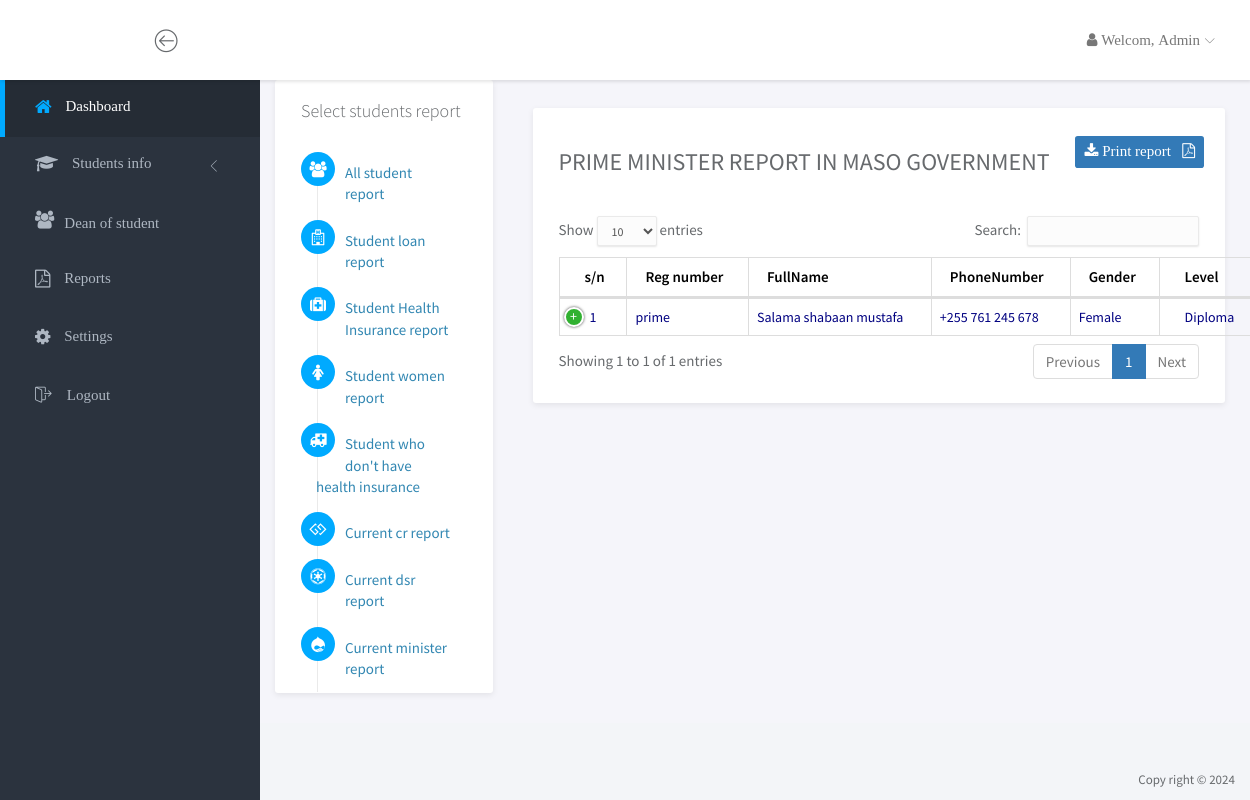
/dash_admin/pages/report-all-c-prime.php (signed in), run on the app's committed database.
### tables this page shows
CREATE TABLE `selectedleader` (
  `LeaderID` int(11) NOT NULL,
  `RegNo` varchar(50) NOT NULL,
  `Possition` varchar(50) DEFAULT NULL,
  `ElectedYear` varchar(50) NOT NULL,
  `Status` varchar(50) DEFAULT NULL
);

CREATE TABLE `student` (
  `RegNo` varchar(50) NOT NULL,
  `FirstName` varchar(50) NOT NULL,
  `MiddleName` varchar(50) NOT NULL,
  `LastName` varchar(50) NOT NULL,
  `Gender` char(8) NOT NULL,
  `PhoneNumber` varchar(50) NOT NULL,
  `AcademicYear` varchar(50) NOT NULL,
  `Semister` varchar(50) NOT NULL,
  `Level` varchar(50) NOT NULL,
  `HealthInfo` varchar(50) DEFAULT NULL,
  `ProfilePicture` varchar(255) NOT NULL,
  `StudentStatus` varchar(50) NOT NULL
);

### dash_admin/pages/report-all-c-prime.php (the view, shortened to what this page needs)
<?php
		include 'dashbroad.php';
		include '../include/header_dataTables.php';
?>
<div id="wrapper">
	<div class="main">
			<div class="container-fluid">
				<div class="row">
					<div class="col-md-3">
						<div class="panel">
							<div class="panel-heading">
								<h3 class="panel-title">Select students report</h3>
							</div>
							<div class="panel-body" style="max-height: 550px; overflow-y: auto;">
									<ul class="list-unstyled activity-timeline nav nav-bg-cl">
										<li  style="margin-bottom : 5px;">
											<i class="fa fa-group activity-icon"></i>
											<a href="report-all-std.php">All student report</a>
										</li>
										<li  style="margin-bottom : 5px;">
											<i class="fa fa-hospital-o activity-icon"></i>
											<a href="report-all-loan.php" >Student loan report</a>
										</li>
										<li  style="margin-bottom : 5px;">
											<i class="fa fa-medkit activity-icon"></i>
											<a href="report-all-health.php">Student Health Insurance report</a>
										</li>
										<li  style="margin-bottom : 5px;">
											<i class="fa fa-female activity-icon"></i>
											<a href="report-all-women.php">Student women report</a>
										</li>
										<li  style="margin-bottom : 5px;">
											<i class="fa fa-ambulance activity-icon"></i>
											<a href="report-all-no-health.php" >Student who don't have health insurance</a>
										</li>
										<li  style="margin-bottom : 5px;">
											<i class="fa fa-gg activity-icon"></i>
											<a href="report-all-c-cr.php" >Current cr report</a>
										</li>
										<li  style="margin-bottom : 5px;">
											<i class="fa fa-ge activity-icon"></i>
											<a href="report-all-c-dsr.php" >Current dsr report</a>
										</li>
										<li  style="margin-bottom : 5px;">
											<i class="fa fa-drupal activity-icon"></i>
											<a href="report-all-c-minister.php" >Current minister report</a>
										</li>
									</ul>
							</div>
						</div>
					</div>
					<div class="col-md-9">
						<div class="main-content">
							<div class="panel">
								<div class="panel-heading">
									<div class="right">
										<span class="label label-primary" style="padding: 9px;">
											<a href="report_prime.php?ID=0" target="_blank" style="color:white; font-size: 15px" class="fa fa-download"> Print report &nbsp; <i class="fa fa-file-pdf-o"></i></a>
										</span>
									</div>
									<h3>PRIME MINISTER REPORT IN MASO GOVERNMENT</h3>
								</div>
								<div class="panel-body">
									<table class="table  table-bordered table-hover" id="dataTables-example" >
										<thead>
											<tr style="color: black; text-align: center;">
												<th>s/n</th>
												<th>Reg number</th>
												<th>FullName</th>
												<th>PhoneNumber</th>
												<th>Gender</th>
												<th>Level</th>
											</tr>
										</thead>
										<tbody>
											<?php
												$no = 1;
												$seleader =mysqli_query($con,"select student .* , selectedleader .* from student , selectedleader where student.RegNo = selectedleader.RegNo && StudentStatus='Enable'");
												while ($leaderow=mysqli_fetch_array($seleader))
												{
													$selemini=mysqli_query($con,"select * from minister where LeaderID = '".$leaderow['LeaderID']."' && MinisterPossition='Prime minister'");
													while ($minirow=mysqli_fetch_array($selemini))
													{
														$query=mysqli_query($con,"select student .* , selectedleader .* from student , selectedleader where student.RegNo = selectedleader.RegNo && LeaderID = '".$leaderow['LeaderID']."'");
														while ($row=mysqli_fetch_array($query))
														{
											?>
															<tr style="color: #000080; font-size: 14px;">
																<td><?php echo $no ?></td>
																<td><?php echo $row['RegNo']; ?></td>
																<td><?php echo $row['FirstName']." ".$row['MiddleName']." ".$row['LastName']; ?></td>
																<td><?php echo $row['PhoneNumber']; ?></td>
																<td><?php echo $row['Gender']; ?> </td>
																<td><?php echo $row['Level']; ?></td>
															</tr>
											<?php
															$no = $no + 1;
														}
													}
												}
											?>
										</tbody>
									</table>
								</div>
							</div>
						</div>
					</div>
				</div>
			</div>
	</div>
</div>
<?php
	include '../include/footer_dataTables.php';
?>

### assets/css/main.css (style rules this page uses)
html { position: relative; min-height: 100%; }
body { background-color: #F3F5F8; font-family: "Source Sans Pro", sans-serif; font-size: 15px; color: #676a6d; }
a { color: #3287B2; }
th { font-weight: 600; }
#wrapper .main { -webkit-transition: all 0.3s ease-in-out; -moz-transition: all 0.3s ease-in-out; -ms-transition: all 0.3s ease-in-out; -o-transition: all 0.3s ease-in-out; transition: all 0.3s ease-in-out; width: calc(100% - 260px); left: 0; position: relative; float: right; background-color: #f5f5fa; }
#wrapper #sidebar-nav, #wrapper .main { padding-top: 80px; }
.main-content { padding: 28px 10px; }
.panel { -webkit-border-radius: 3px; -moz-border-radius: 3px; border-radius: 3px; -moz-box-shadow: 0 2px 6px rgba(0, 0, 0, 0.08); -webkit-box-shadow: 0 2px 6px rgba(0, 0, 0, 0.08); box-shadow: 0 2px 6px rgba(0, 0, 0, 0.08); background-color: #fff; margin-bottom: 30px; }
.panel .panel-heading, .panel .panel-body, .panel .panel-footer { padding-left: 25px; padding-right: 25px; }
.panel .panel-heading { padding-top: 20px; padding-bottom: 20px; position: relative; }
.panel .panel-heading .panel-title { margin: 0; font-size: 18px; font-weight: 300; }
.panel .panel-body { padding-top: 10px; padding-bottom: 15px; }
.panel .right { position: absolute; right: 20px; top: 32%; }
.panel .table > thead > tr > td:first-child, .panel .table > thead > tr > th:first-child, .panel .table > tbody > tr > td:first-child, .panel .table > tbody > tr > th:first-child, .panel .table > tfoot > tr > td:first-child, .panel .table > tfoot > tr > th:first-child { padding-left: 25px; }
.panel .table > thead > tr > td:last-child, .panel .table > thead > tr > th:last-child, .panel .table > tbody > tr > td:last-child, .panel .table > tbody > tr > th:last-child, .panel .table > tfoot > tr > td:last-child, .panel .table > tfoot > tr > th:last-child { padding-left: 25px; }
.label { font-weight: normal; }
ul.activity-timeline > li { margin-bottom: 45px; position: relative; z-index: 0; }
ul.activity-timeline > li .activity-icon { display: inline-block; vertical-align: middle; *vertical-align: auto; *zoom: 1; *display: inline; -webkit-border-radius: 30px; -moz-border-radius: 30px; border-radius: 30px; float: left; width: 34px; height: 34px; background-color: #00AAFF; font-size: 16px; color: #fff; line-height: 34px; text-align: center; margin-right: 10px; }
ul.activity-timeline > li:after { content: ""; display: block; border-left: 1px solid #eaeaea; width: 1px; height: 100px; position: absolute; top: 5px; left: 16px; z-index: -1; }

### assets/dataTables/dataTables.responsive.css (style rules this page uses)
table.dataTable.dtr-inline.collapsed > tbody > tr > td:first-child, table.dataTable.dtr-inline.collapsed > tbody > tr > th:first-child { position: relative; padding-left: 30px; cursor: pointer; }
table.dataTable.dtr-inline.collapsed > tbody > tr > td:first-child:before, table.dataTable.dtr-inline.collapsed > tbody > tr > th:first-child:before { top: 8px; left: 4px; height: 16px; width: 16px; display: block; position: absolute; color: white; border: 2px solid white; border-radius: 16px; text-align: center; line-height: 14px; box-shadow: 0 0 3px #444; box-sizing: content-box; content: '+'; background-color: #31b131; }

### data on the page
selectedleader: RegNo "prime", RegNo.FirstName "Salama", RegNo.MiddleName "shabaan", RegNo.LastName "mustafa", RegNo.PhoneNumber "+255 761 245 678", RegNo.Gender "Female", RegNo.Level "Diploma"

### other printed values
$_SESSION['Status'] "Admin"
